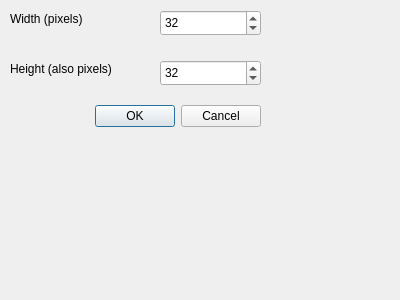
<?xml version="1.0" encoding="UTF-8"?>
<ui version="4.0">
 <class>NewSpriteDialog</class>
 <widget class="QDialog" name="NewSpriteDialog">
  <property name="geometry">
   <rect>
    <x>0</x>
    <y>0</y>
    <width>400</width>
    <height>300</height>
   </rect>
  </property>
  <property name="windowTitle">
   <string>Dialog</string>
  </property>
  <widget class="QDialogButtonBox" name="buttonBox">
   <property name="geometry">
    <rect>
     <x>-80</x>
     <y>100</y>
     <width>341</width>
     <height>32</height>
    </rect>
   </property>
   <property name="orientation">
    <enum>Qt::Horizontal</enum>
   </property>
   <property name="standardButtons">
    <set>QDialogButtonBox::Cancel|QDialogButtonBox::Ok</set>
   </property>
  </widget>
  <widget class="QSpinBox" name="widthSpinBox">
   <property name="geometry">
    <rect>
     <x>160</x>
     <y>10</y>
     <width>101</width>
     <height>26</height>
    </rect>
   </property>
   <property name="minimum">
    <number>1</number>
   </property>
   <property name="maximum">
    <number>512</number>
   </property>
   <property name="value">
    <number>32</number>
   </property>
  </widget>
  <widget class="QSpinBox" name="heightSpinBox">
   <property name="geometry">
    <rect>
     <x>160</x>
     <y>60</y>
     <width>101</width>
     <height>26</height>
    </rect>
   </property>
   <property name="minimum">
    <number>1</number>
   </property>
   <property name="maximum">
    <number>512</number>
   </property>
   <property name="value">
    <number>32</number>
   </property>
  </widget>
  <widget class="QLabel" name="label">
   <property name="geometry">
    <rect>
     <x>10</x>
     <y>10</y>
     <width>141</width>
     <height>17</height>
    </rect>
   </property>
   <property name="text">
    <string>Width (pixels)</string>
   </property>
  </widget>
  <widget class="QLabel" name="label_2">
   <property name="geometry">
    <rect>
     <x>10</x>
     <y>60</y>
     <width>141</width>
     <height>17</height>
    </rect>
   </property>
   <property name="text">
    <string>Height (also pixels)</string>
   </property>
  </widget>
 </widget>
 <resources/>
 <connections>
  <connection>
   <sender>buttonBox</sender>
   <signal>accepted()</signal>
   <receiver>NewSpriteDialog</receiver>
   <slot>accept()</slot>
   <hints>
    <hint type="sourcelabel">
     <x>248</x>
     <y>254</y>
    </hint>
    <hint type="destinationlabel">
     <x>157</x>
     <y>274</y>
    </hint>
   </hints>
  </connection>
  <connection>
   <sender>buttonBox</sender>
   <signal>rejected()</signal>
   <receiver>NewSpriteDialog</receiver>
   <slot>reject()</slot>
   <hints>
    <hint type="sourcelabel">
     <x>316</x>
     <y>260</y>
    </hint>
    <hint type="destinationlabel">
     <x>286</x>
     <y>274</y>
    </hint>
   </hints>
  </connection>
 </connections>
</ui>
